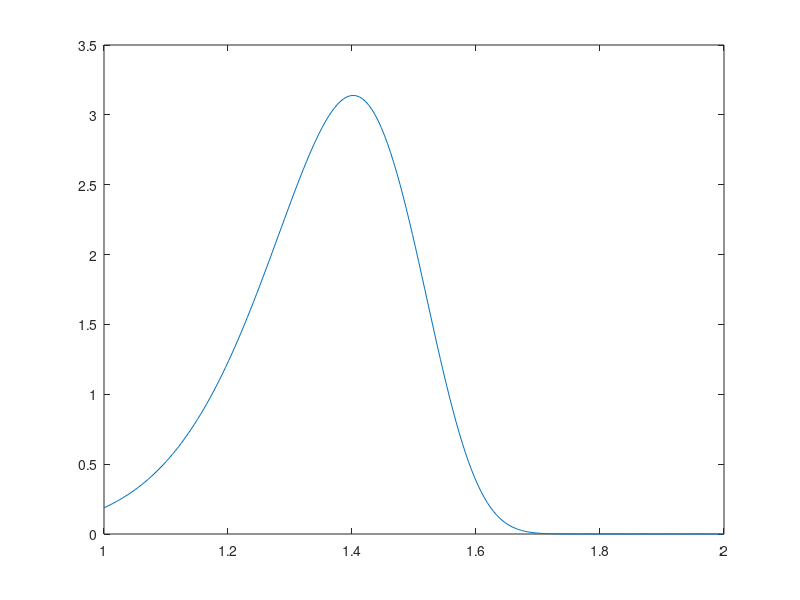
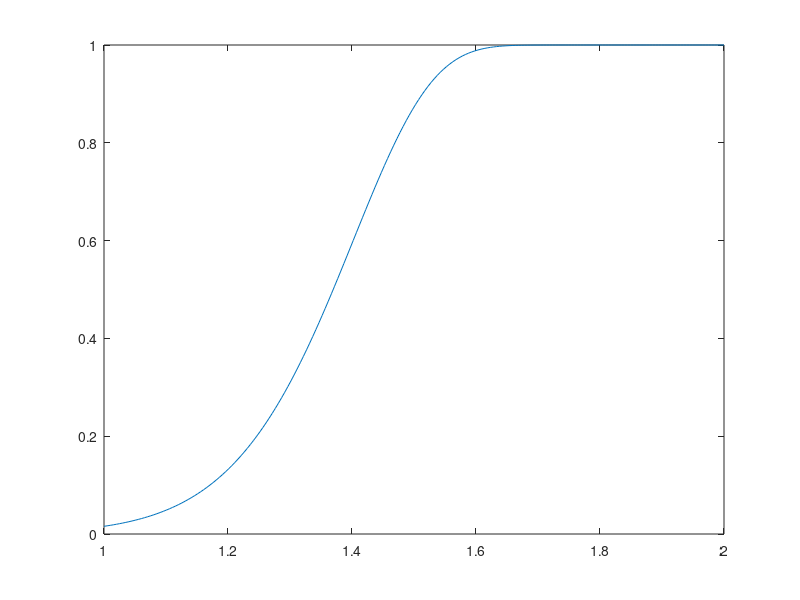

Write MATLAB code to recreate these figures, in order.


yy = linspace(1,2,200); % grid values
alpha = 12.0072;
beta = 63.0269;
pp = wblpdf(yy, beta^(1/alpha),alpha);
cc = wblcdf(yy, beta^(1/alpha),alpha);

figure; plot(yy,pp)
figure; plot(yy,cc)